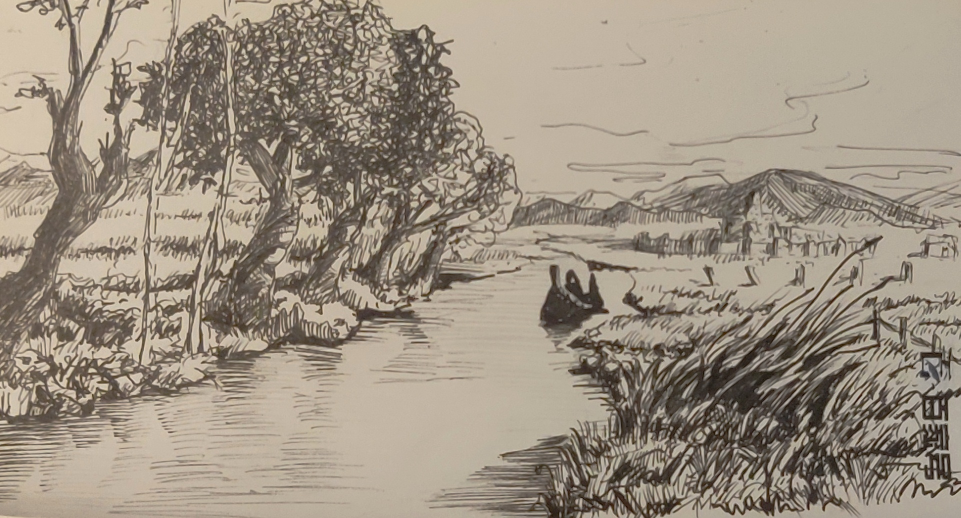
#> input picture gallery/images/cartoon.jpg, 1921 x 1036 px (shown at 1/2 size)
$ python thumbnail.py cartoon.jpg   (Python 2 division)   (older library calls are emulated)
#> lines starting #> are read from the running program, lines starting #| are printed output that depends on the picture
import sys
from PIL import Image

def main(src_file_name):
#> called with src_file_name = 'cartoon.jpg'
    print "[processing] " + src_file_name
    img = Image.open(src_file_name)
#> img is the input picture: PIL image 1921x1036 RGB; mean R, G, B 157.2, 145.6, 130.2
    img_width = 600
    img_height = 600
    img.thumbnail((img_width, img_height), Image.ANTIALIAS)
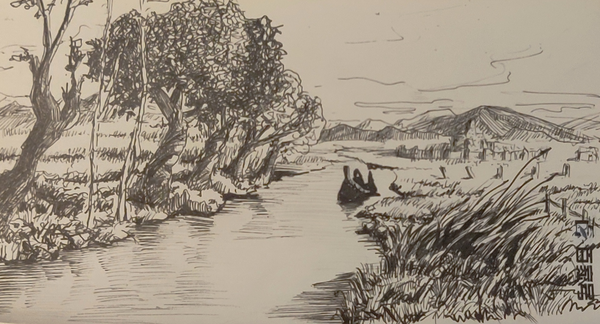
#> img: PIL image 600x324 RGB; mean R, G, B 157.2, 145.6, 130.2
    img.convert("RGB")
    out_file_name = 'thumb_' + src_file_name
    print out_file_name
    img.save(out_file_name)
    print "[complete] " + src_file_name

if __name__ == "__main__":
    main(sys.argv[1])
